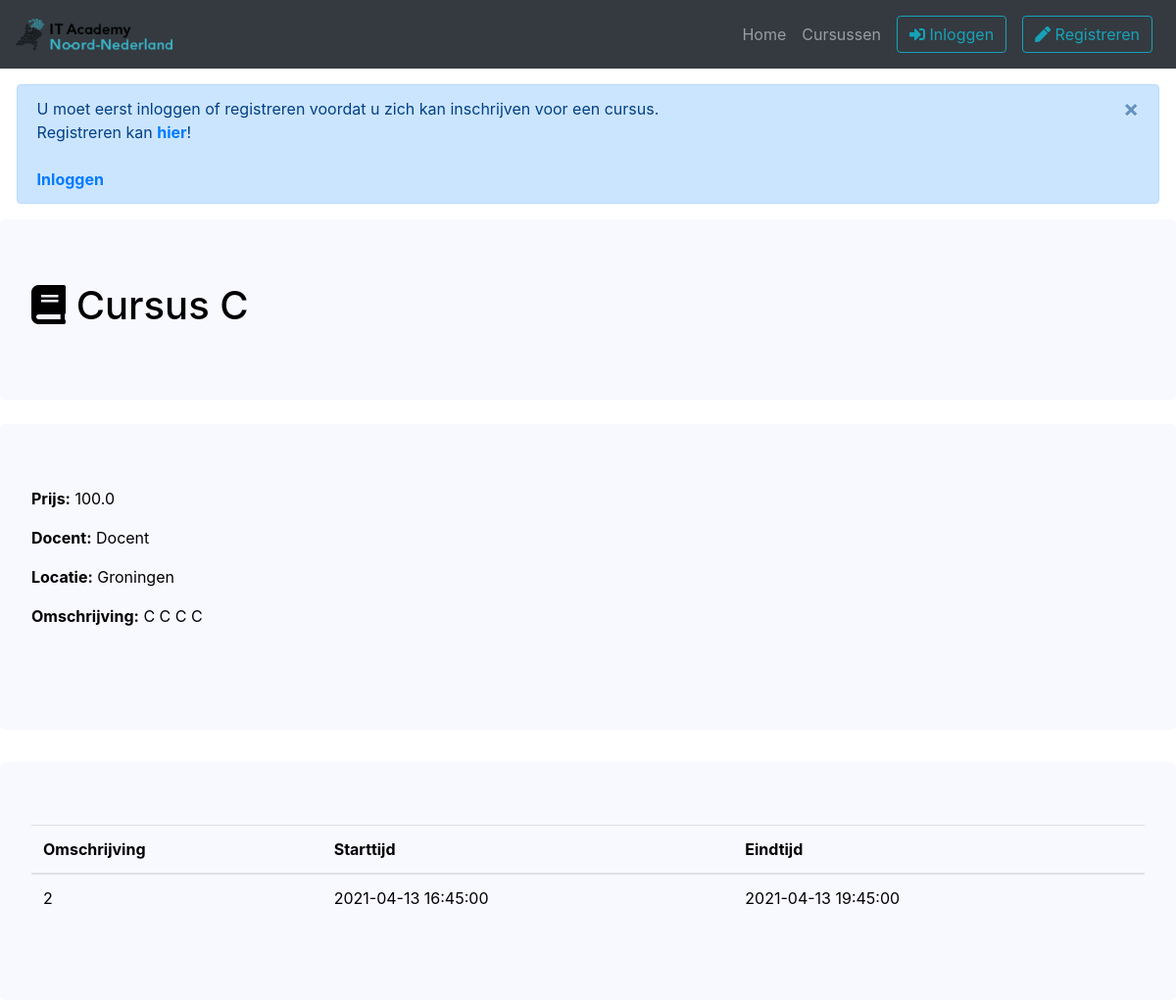
/cursus/C/2, run on an earlier commit of the app's database.
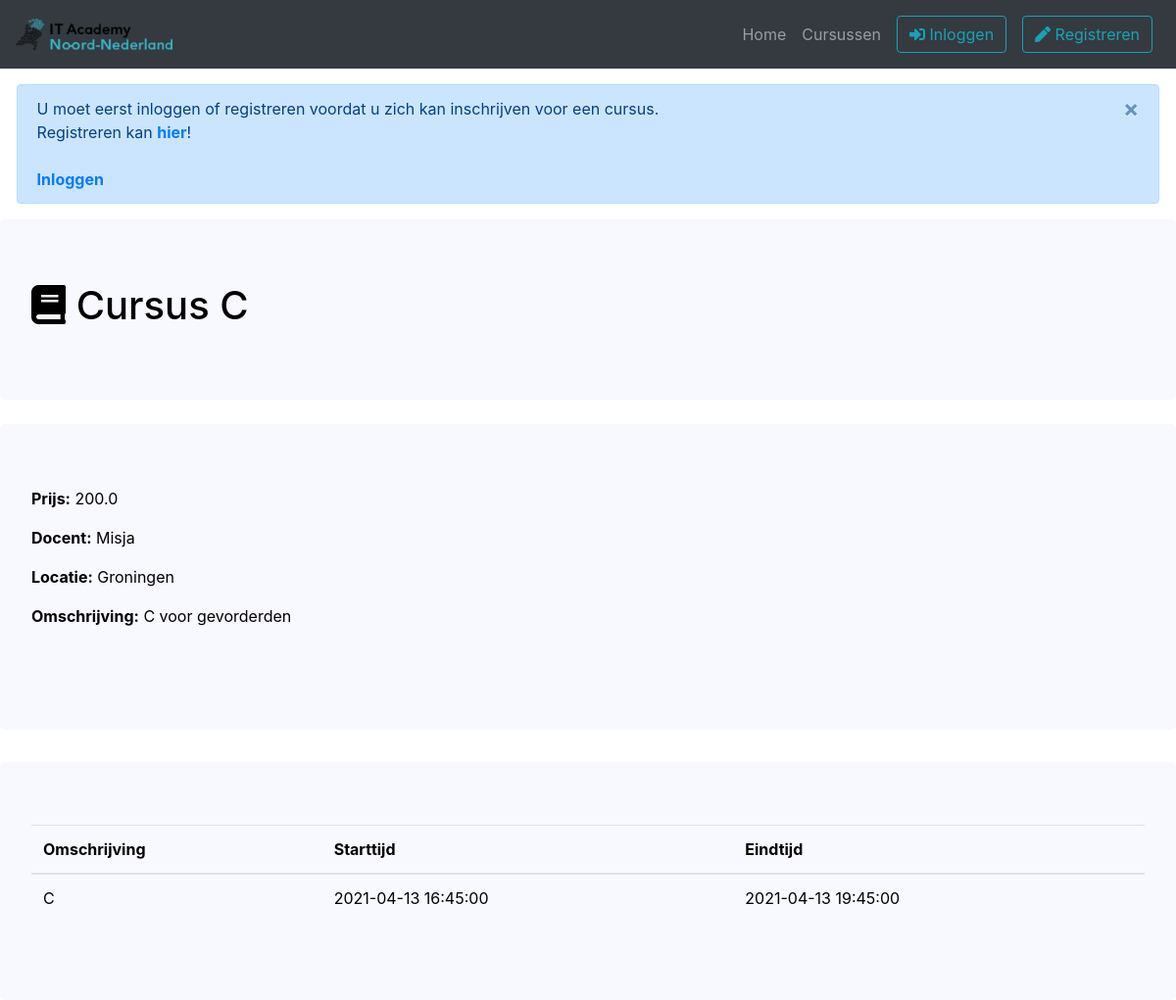
And on a later commit of the database.
### project/models.py (models this page shows, shortened)
class Course(db.Model):
    __tablename__ = 'courses'
    id              = db.Column(db.Integer, primary_key=True)
    teacher_id      = db.Column(db.Integer, db.ForeignKey("users.id"), nullable=False)
    language_id     = db.Column(db.Integer, db.ForeignKey("languages.id"), nullable=False)
    location        = db.Column(db.Text, nullable=False)
    cost            = db.Column(db.Float, nullable=False)
    description     = db.Column(db.Text, nullable=False)

class User(db.Model, UserMixin):
    __tablename__ = 'users'
    id = db.Column(db.Integer, primary_key=True)
    email       = db.Column(db.String(64), unique=True, index=True, nullable=False)
    username    = db.Column(db.String(64), unique=True, index=True, nullable=False)
    password    = db.Column(db.String(128), nullable=False)
    role_id     = db.Column(db.Integer, db.ForeignKey("roles.id"), nullable=False)

class Lecture(db.Model):
    __tablename__ = 'lectures'
    id                  = db.Column(db.Integer, primary_key=True)
    course_id           = db.Column(db.Integer, db.ForeignKey("courses.id"))
    start_time          = db.Column(db.DateTime)
    end_time            = db.Column(db.DateTime)
    lecture_name        = db.Column(db.Text)

### project/views.py (the view)
@standaard_blueprint.route('/cursus/<language>/<course_id>')
def cursus(language, course_id):
    if current_user.is_anonymous:
        flash(Markup('U moet eerst inloggen of registreren voordat u zich kan inschrijven voor een cursus. <br> Registreren kan <b><a href="' + url_for('standaard.register') + '">hier</a></b>! <br><br> <b><a href="' + url_for('standaard.login') + '">Inloggen</a></b>'))
    course =   Course.query\
                .filter_by(id=course_id)\
                .join(Language, Course.language_id == Language.id)\
                .join(User, Course.teacher_id == User.id)\
                .add_columns(Course.id, Course.language_id, Language.language, User.username, Course.location, Course.cost, Course.description).first_or_404()
    lectures =  Lecture.query\
                .filter_by(course_id = int(course_id))\
                .join(Course, Course.id == int(course_id))\
                .join(Language, Language.id == Course.language_id)\
                .add_columns(Lecture.lecture_name, Lecture.start_time, Lecture.end_time)\
                .order_by(Lecture.start_time)\
                .all()
    discount = False
    korting = Korting()
    if current_user.is_authenticated:
        if Attendee.query.filter_by(user_id = current_user.id).first() != None:
            discount = True
    return render_template('cursus.html', course=course, discount = discount, korting=korting, lectures=lectures)

### project/__init__.py (called while the page is built)
@app.context_processor
def inject_time_related_functions():
    return dict(date_now=datetime.now().date(), td=timedelta, dt=datetime, t=time())

### project/models.py (called while the page is built)
def Korting():
    korting = 0.5 # 50%
    return korting

### project/templates/cursus.html (shortened to what this page needs)
{% extends "base.html" %}
{% block content %}
<div class="jumbotron m-0">
    <h1><i class="fas fa-book"></i> Cursus {{ course.language }}</h1>
</div>
<div class="jumbotron">
    <p> {% if discount == True %}
        <b>Prijs:</b> <s>{{ course.cost}}</s> {{ course.cost*korting }}
        {% else %}
        <b>Prijs:</b> {{ course.cost}}
        {% endif %}
    </p>
    <p> <b>Docent:</b> {{ course.username}} </p>
    <p> <b>Locatie:</b> {{ course.location}} </p>
    <p> <b>Omschrijving:</b> {{ course.description }} </p>
    <br>
</div>
<div class="col-sm-12">
</div>
<div class="jumbotron m-0">
    <table class="table">
        <thead>
            <tr>
                <th scope="col">Omschrijving</th>
                <th scope="col">Starttijd</th>
                <th scope="col">Eindtijd</th>
            </tr>
        </thead>
        <tbody>
            {% for lecture in lectures %}
            <tr>
                <td>{{ lecture.lecture_name }}</td>
                <td>{{ lecture.start_time}}</td>
                <td>{{ lecture.end_time }}</td>
            </tr>
            {% endfor %}
        </tbody>
    </table>
</div>
{% endblock %}

What changed in the data, as far as the page shows it:
changed Course "Groningen": cost "100.0" → "200.0"; description "C C C C" → "C voor gevorderden"
changed User: username "Docent" → "Misja"
changed Lecture: lecture_name "2" → "C"
